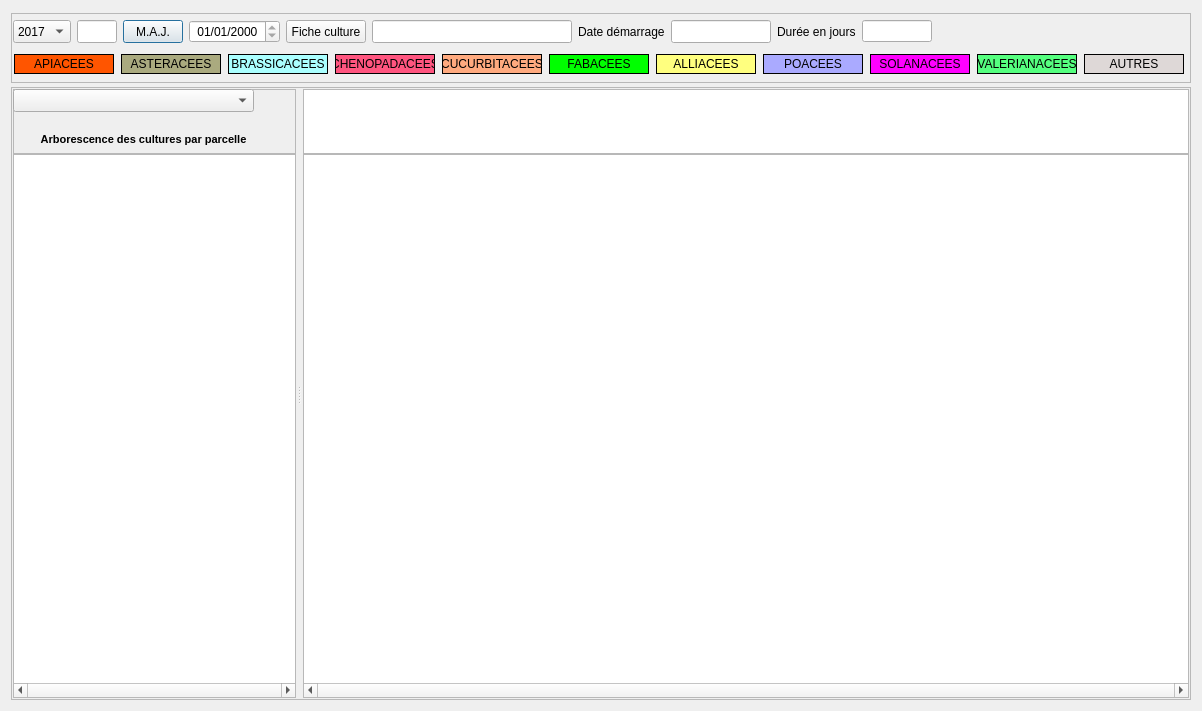
<?xml version="1.0" encoding="UTF-8"?>
<ui version="4.0">
 <class>Planning</class>
 <widget class="QDialog" name="Planning">
  <property name="windowModality">
   <enum>Qt::WindowModal</enum>
  </property>
  <property name="geometry">
   <rect>
    <x>0</x>
    <y>0</y>
    <width>1202</width>
    <height>711</height>
   </rect>
  </property>
  <property name="windowTitle">
   <string>Planning</string>
  </property>
  <layout class="QHBoxLayout" name="horizontalLayout_3">
   <item>
    <layout class="QVBoxLayout" name="verticalLayout_2">
     <item>
      <widget class="QFrame" name="frame_1">
       <property name="minimumSize">
        <size>
         <width>0</width>
         <height>70</height>
        </size>
       </property>
       <property name="maximumSize">
        <size>
         <width>16777215</width>
         <height>65</height>
        </size>
       </property>
       <property name="frameShape">
        <enum>QFrame::StyledPanel</enum>
       </property>
       <property name="frameShadow">
        <enum>QFrame::Raised</enum>
       </property>
       <layout class="QVBoxLayout" name="verticalLayout_3">
        <property name="leftMargin">
         <number>1</number>
        </property>
        <property name="topMargin">
         <number>1</number>
        </property>
        <property name="rightMargin">
         <number>1</number>
        </property>
        <property name="bottomMargin">
         <number>1</number>
        </property>
        <item>
         <layout class="QHBoxLayout" name="horizontalLayout_2">
          <property name="sizeConstraint">
           <enum>QLayout::SetDefaultConstraint</enum>
          </property>
          <item>
           <widget class="QComboBox" name="comboBox_AnneeEnCours">
            <property name="maximumSize">
             <size>
              <width>16777215</width>
              <height>25</height>
             </size>
            </property>
            <item>
             <property name="text">
              <string>2017</string>
             </property>
            </item>
            <item>
             <property name="text">
              <string>2018</string>
             </property>
            </item>
            <item>
             <property name="text">
              <string>2019</string>
             </property>
            </item>
            <item>
             <property name="text">
              <string>2020</string>
             </property>
            </item>
            <item>
             <property name="text">
              <string>2021</string>
             </property>
            </item>
            <item>
             <property name="text">
              <string>2022</string>
             </property>
            </item>
            <item>
             <property name="text">
              <string>2023</string>
             </property>
            </item>
            <item>
             <property name="text">
              <string>2024</string>
             </property>
            </item>
            <item>
             <property name="text">
              <string>2025</string>
             </property>
            </item>
            <item>
             <property name="text">
              <string>2026</string>
             </property>
            </item>
            <item>
             <property name="text">
              <string>2027</string>
             </property>
            </item>
            <item>
             <property name="text">
              <string>2028</string>
             </property>
            </item>
            <item>
             <property name="text">
              <string>2029</string>
             </property>
            </item>
            <item>
             <property name="text">
              <string>2030</string>
             </property>
            </item>
           </widget>
          </item>
          <item>
           <widget class="QLineEdit" name="lineEdit_id_culture">
            <property name="maximumSize">
             <size>
              <width>40</width>
              <height>25</height>
             </size>
            </property>
            <property name="readOnly">
             <bool>true</bool>
            </property>
           </widget>
          </item>
          <item>
           <widget class="QPushButton" name="pushButton_maj_planning">
            <property name="minimumSize">
             <size>
              <width>60</width>
              <height>0</height>
             </size>
            </property>
            <property name="maximumSize">
             <size>
              <width>40</width>
              <height>25</height>
             </size>
            </property>
            <property name="text">
             <string>M.A.J.</string>
            </property>
           </widget>
          </item>
          <item>
           <widget class="QDateEdit" name="dateEdit_du_jour">
            <property name="maximumSize">
             <size>
              <width>16777215</width>
              <height>25</height>
             </size>
            </property>
            <property name="readOnly">
             <bool>true</bool>
            </property>
            <property name="keyboardTracking">
             <bool>false</bool>
            </property>
            <property name="currentSection">
             <enum>QDateTimeEdit::NoSection</enum>
            </property>
            <property name="displayFormat">
             <string> dd/MM/yyyy</string>
            </property>
           </widget>
          </item>
          <item>
           <widget class="QPushButton" name="pushButton_ficheCulture">
            <property name="maximumSize">
             <size>
              <width>16777215</width>
              <height>25</height>
             </size>
            </property>
            <property name="toolTip">
             <string>Afficher la fiche culture correspondante à la parcelle</string>
            </property>
            <property name="text">
             <string>Fiche culture</string>
            </property>
            <property name="icon">
             <iconset resource="../openjardin.qrc">
              <normaloff>:/images/cultures.png</normaloff>:/images/cultures.png</iconset>
            </property>
            <property name="iconSize">
             <size>
              <width>20</width>
              <height>20</height>
             </size>
            </property>
           </widget>
          </item>
          <item>
           <widget class="QLineEdit" name="lineEdit_texte_culture">
            <property name="minimumSize">
             <size>
              <width>200</width>
              <height>0</height>
             </size>
            </property>
            <property name="maximumSize">
             <size>
              <width>200</width>
              <height>25</height>
             </size>
            </property>
            <property name="readOnly">
             <bool>true</bool>
            </property>
           </widget>
          </item>
          <item>
           <widget class="QLabel" name="label_45">
            <property name="maximumSize">
             <size>
              <width>16777215</width>
              <height>25</height>
             </size>
            </property>
            <property name="text">
             <string>Date démarrage</string>
            </property>
           </widget>
          </item>
          <item>
           <widget class="QLineEdit" name="lineEdit_dateDepart">
            <property name="minimumSize">
             <size>
              <width>100</width>
              <height>0</height>
             </size>
            </property>
            <property name="maximumSize">
             <size>
              <width>100</width>
              <height>25</height>
             </size>
            </property>
            <property name="readOnly">
             <bool>true</bool>
            </property>
           </widget>
          </item>
          <item>
           <widget class="QLabel" name="label_46">
            <property name="maximumSize">
             <size>
              <width>100</width>
              <height>25</height>
             </size>
            </property>
            <property name="text">
             <string>Durée en jours</string>
            </property>
           </widget>
          </item>
          <item>
           <widget class="QLineEdit" name="lineEdit_width">
            <property name="maximumSize">
             <size>
              <width>70</width>
              <height>16777215</height>
             </size>
            </property>
           </widget>
          </item>
          <item>
           <spacer name="horizontalSpacer">
            <property name="orientation">
             <enum>Qt::Horizontal</enum>
            </property>
            <property name="sizeHint" stdset="0">
             <size>
              <width>40</width>
              <height>20</height>
             </size>
            </property>
           </spacer>
          </item>
         </layout>
        </item>
        <item>
         <layout class="QHBoxLayout" name="horizontalLayout_7">
          <item>
           <widget class="QLabel" name="labeL_apiacees">
            <property name="minimumSize">
             <size>
              <width>100</width>
              <height>20</height>
             </size>
            </property>
            <property name="maximumSize">
             <size>
              <width>100</width>
              <height>20</height>
             </size>
            </property>
            <property name="font">
             <font>
              <weight>50</weight>
              <bold>false</bold>
             </font>
            </property>
            <property name="autoFillBackground">
             <bool>false</bool>
            </property>
            <property name="styleSheet">
             <string notr="true">background-color : #ff5500</string>
            </property>
            <property name="frameShape">
             <enum>QFrame::Panel</enum>
            </property>
            <property name="text">
             <string>APIACEES</string>
            </property>
            <property name="alignment">
             <set>Qt::AlignCenter</set>
            </property>
           </widget>
          </item>
          <item>
           <widget class="QLabel" name="labeL_apiacees_2">
            <property name="minimumSize">
             <size>
              <width>100</width>
              <height>20</height>
             </size>
            </property>
            <property name="maximumSize">
             <size>
              <width>100</width>
              <height>20</height>
             </size>
            </property>
            <property name="font">
             <font>
              <weight>50</weight>
              <bold>false</bold>
             </font>
            </property>
            <property name="autoFillBackground">
             <bool>false</bool>
            </property>
            <property name="styleSheet">
             <string notr="true">background-color  :#aaaa7f</string>
            </property>
            <property name="frameShape">
             <enum>QFrame::Panel</enum>
            </property>
            <property name="text">
             <string>ASTERACEES</string>
            </property>
            <property name="alignment">
             <set>Qt::AlignCenter</set>
            </property>
           </widget>
          </item>
          <item>
           <widget class="QLabel" name="labeL_apiacees_3">
            <property name="minimumSize">
             <size>
              <width>100</width>
              <height>20</height>
             </size>
            </property>
            <property name="maximumSize">
             <size>
              <width>100</width>
              <height>20</height>
             </size>
            </property>
            <property name="font">
             <font>
              <weight>50</weight>
              <bold>false</bold>
             </font>
            </property>
            <property name="autoFillBackground">
             <bool>false</bool>
            </property>
            <property name="styleSheet">
             <string notr="true">background-color : #aaffff</string>
            </property>
            <property name="frameShape">
             <enum>QFrame::Panel</enum>
            </property>
            <property name="text">
             <string>BRASSICACEES</string>
            </property>
            <property name="alignment">
             <set>Qt::AlignCenter</set>
            </property>
           </widget>
          </item>
          <item>
           <widget class="QLabel" name="labeL_apiacees_4">
            <property name="minimumSize">
             <size>
              <width>100</width>
              <height>20</height>
             </size>
            </property>
            <property name="maximumSize">
             <size>
              <width>100</width>
              <height>20</height>
             </size>
            </property>
            <property name="font">
             <font>
              <weight>50</weight>
              <bold>false</bold>
             </font>
            </property>
            <property name="autoFillBackground">
             <bool>false</bool>
            </property>
            <property name="styleSheet">
             <string notr="true">background-color : #ff557f</string>
            </property>
            <property name="frameShape">
             <enum>QFrame::Panel</enum>
            </property>
            <property name="text">
             <string>CHENOPADACEES</string>
            </property>
            <property name="alignment">
             <set>Qt::AlignCenter</set>
            </property>
           </widget>
          </item>
          <item>
           <widget class="QLabel" name="labeL_apiacees_5">
            <property name="minimumSize">
             <size>
              <width>100</width>
              <height>20</height>
             </size>
            </property>
            <property name="maximumSize">
             <size>
              <width>100</width>
              <height>20</height>
             </size>
            </property>
            <property name="font">
             <font>
              <weight>50</weight>
              <bold>false</bold>
             </font>
            </property>
            <property name="autoFillBackground">
             <bool>false</bool>
            </property>
            <property name="styleSheet">
             <string notr="true">background-color : #ffaa7f</string>
            </property>
            <property name="frameShape">
             <enum>QFrame::Panel</enum>
            </property>
            <property name="text">
             <string>CUCURBITACEES</string>
            </property>
            <property name="alignment">
             <set>Qt::AlignCenter</set>
            </property>
           </widget>
          </item>
          <item>
           <widget class="QLabel" name="labeL_apiacees_6">
            <property name="minimumSize">
             <size>
              <width>100</width>
              <height>20</height>
             </size>
            </property>
            <property name="maximumSize">
             <size>
              <width>100</width>
              <height>20</height>
             </size>
            </property>
            <property name="font">
             <font>
              <weight>50</weight>
              <bold>false</bold>
             </font>
            </property>
            <property name="autoFillBackground">
             <bool>false</bool>
            </property>
            <property name="styleSheet">
             <string notr="true">background-color : #00ff00</string>
            </property>
            <property name="frameShape">
             <enum>QFrame::Panel</enum>
            </property>
            <property name="text">
             <string>FABACEES</string>
            </property>
            <property name="alignment">
             <set>Qt::AlignCenter</set>
            </property>
           </widget>
          </item>
          <item>
           <widget class="QLabel" name="labeL_apiacees_7">
            <property name="minimumSize">
             <size>
              <width>100</width>
              <height>20</height>
             </size>
            </property>
            <property name="maximumSize">
             <size>
              <width>100</width>
              <height>20</height>
             </size>
            </property>
            <property name="font">
             <font>
              <weight>50</weight>
              <bold>false</bold>
             </font>
            </property>
            <property name="autoFillBackground">
             <bool>false</bool>
            </property>
            <property name="styleSheet">
             <string notr="true">background-color : #ffff7f</string>
            </property>
            <property name="frameShape">
             <enum>QFrame::Panel</enum>
            </property>
            <property name="text">
             <string>ALLIACEES</string>
            </property>
            <property name="alignment">
             <set>Qt::AlignCenter</set>
            </property>
           </widget>
          </item>
          <item>
           <widget class="QLabel" name="labeL_apiacees_8">
            <property name="minimumSize">
             <size>
              <width>100</width>
              <height>20</height>
             </size>
            </property>
            <property name="maximumSize">
             <size>
              <width>100</width>
              <height>20</height>
             </size>
            </property>
            <property name="font">
             <font>
              <weight>50</weight>
              <bold>false</bold>
             </font>
            </property>
            <property name="autoFillBackground">
             <bool>false</bool>
            </property>
            <property name="styleSheet">
             <string notr="true">background-color : #aaaaff</string>
            </property>
            <property name="frameShape">
             <enum>QFrame::Panel</enum>
            </property>
            <property name="text">
             <string>POACEES</string>
            </property>
            <property name="alignment">
             <set>Qt::AlignCenter</set>
            </property>
           </widget>
          </item>
          <item>
           <widget class="QLabel" name="labeL_apiacees_9">
            <property name="minimumSize">
             <size>
              <width>100</width>
              <height>20</height>
             </size>
            </property>
            <property name="maximumSize">
             <size>
              <width>100</width>
              <height>20</height>
             </size>
            </property>
            <property name="font">
             <font>
              <weight>50</weight>
              <bold>false</bold>
             </font>
            </property>
            <property name="autoFillBackground">
             <bool>false</bool>
            </property>
            <property name="styleSheet">
             <string notr="true">background-color : #ff00ff</string>
            </property>
            <property name="frameShape">
             <enum>QFrame::Panel</enum>
            </property>
            <property name="text">
             <string>SOLANACEES</string>
            </property>
            <property name="alignment">
             <set>Qt::AlignCenter</set>
            </property>
           </widget>
          </item>
          <item>
           <widget class="QLabel" name="labeL_apiacees_10">
            <property name="minimumSize">
             <size>
              <width>100</width>
              <height>20</height>
             </size>
            </property>
            <property name="maximumSize">
             <size>
              <width>100</width>
              <height>20</height>
             </size>
            </property>
            <property name="font">
             <font>
              <weight>50</weight>
              <bold>false</bold>
             </font>
            </property>
            <property name="autoFillBackground">
             <bool>false</bool>
            </property>
            <property name="styleSheet">
             <string notr="true">background-color : #55ff7f</string>
            </property>
            <property name="frameShape">
             <enum>QFrame::Panel</enum>
            </property>
            <property name="text">
             <string>VALERIANACEES</string>
            </property>
            <property name="alignment">
             <set>Qt::AlignCenter</set>
            </property>
           </widget>
          </item>
          <item>
           <widget class="QLabel" name="labeL_apiacees_11">
            <property name="minimumSize">
             <size>
              <width>100</width>
              <height>20</height>
             </size>
            </property>
            <property name="maximumSize">
             <size>
              <width>100</width>
              <height>20</height>
             </size>
            </property>
            <property name="font">
             <font>
              <weight>50</weight>
              <bold>false</bold>
             </font>
            </property>
            <property name="autoFillBackground">
             <bool>false</bool>
            </property>
            <property name="styleSheet">
             <string notr="true">background-color : #ded8d7</string>
            </property>
            <property name="frameShape">
             <enum>QFrame::Panel</enum>
            </property>
            <property name="text">
             <string>AUTRES</string>
            </property>
            <property name="alignment">
             <set>Qt::AlignCenter</set>
            </property>
           </widget>
          </item>
         </layout>
        </item>
       </layout>
      </widget>
     </item>
     <item>
      <widget class="QFrame" name="frame">
       <property name="frameShape">
        <enum>QFrame::StyledPanel</enum>
       </property>
       <property name="frameShadow">
        <enum>QFrame::Raised</enum>
       </property>
       <layout class="QVBoxLayout" name="verticalLayout">
        <property name="leftMargin">
         <number>1</number>
        </property>
        <property name="topMargin">
         <number>1</number>
        </property>
        <property name="rightMargin">
         <number>1</number>
        </property>
        <property name="bottomMargin">
         <number>1</number>
        </property>
        <item>
         <widget class="QSplitter" name="splitter">
          <property name="sizePolicy">
           <sizepolicy hsizetype="Preferred" vsizetype="Preferred">
            <horstretch>0</horstretch>
            <verstretch>0</verstretch>
           </sizepolicy>
          </property>
          <property name="minimumSize">
           <size>
            <width>0</width>
            <height>600</height>
           </size>
          </property>
          <property name="orientation">
           <enum>Qt::Horizontal</enum>
          </property>
          <property name="handleWidth">
           <number>6</number>
          </property>
          <widget class="QWidget" name="layoutWidget_3">
           <layout class="QVBoxLayout" name="verticalLayout_1">
            <property name="spacing">
             <number>0</number>
            </property>
            <item>
             <widget class="QFrame" name="frame_2">
              <property name="minimumSize">
               <size>
                <width>0</width>
                <height>65</height>
               </size>
              </property>
              <property name="frameShape">
               <enum>QFrame::StyledPanel</enum>
              </property>
              <property name="frameShadow">
               <enum>QFrame::Raised</enum>
              </property>
              <widget class="QLabel" name="label_2">
               <property name="geometry">
                <rect>
                 <x>10</x>
                 <y>40</y>
                 <width>241</width>
                 <height>20</height>
                </rect>
               </property>
               <property name="minimumSize">
                <size>
                 <width>0</width>
                 <height>10</height>
                </size>
               </property>
               <property name="maximumSize">
                <size>
                 <width>300</width>
                 <height>20</height>
                </size>
               </property>
               <property name="font">
                <font>
                 <pointsize>8</pointsize>
                 <weight>75</weight>
                 <bold>true</bold>
                </font>
               </property>
               <property name="layoutDirection">
                <enum>Qt::LeftToRight</enum>
               </property>
               <property name="text">
                <string>Arborescence des cultures par parcelle</string>
               </property>
               <property name="textFormat">
                <enum>Qt::AutoText</enum>
               </property>
               <property name="scaledContents">
                <bool>true</bool>
               </property>
               <property name="alignment">
                <set>Qt::AlignCenter</set>
               </property>
              </widget>
              <widget class="QComboBox" name="comboBox_phases">
               <property name="geometry">
                <rect>
                 <x>0</x>
                 <y>0</y>
                 <width>241</width>
                 <height>23</height>
                </rect>
               </property>
               <property name="minimumSize">
                <size>
                 <width>200</width>
                 <height>0</height>
                </size>
               </property>
              </widget>
             </widget>
            </item>
            <item>
             <widget class="QTreeView" name="treeView_taches">
              <property name="minimumSize">
               <size>
                <width>0</width>
                <height>200</height>
               </size>
              </property>
              <property name="maximumSize">
               <size>
                <width>16777215</width>
                <height>16777215</height>
               </size>
              </property>
              <property name="autoFillBackground">
               <bool>true</bool>
              </property>
              <property name="styleSheet">
               <string notr="true">QTreeView {
    show-decoration-selected: 1;
}

QTreeView::item {
     border: 1px solid #d9d9d9;
    border-top-color: transparent;
    border-bottom-color: transparent;
}

QTreeView::item:hover {
    background: qlineargradient(x1: 0, y1: 0, x2: 0, y2: 1, stop: 0 #e7effd, stop: 1 #cbdaf1);
    border: 1px solid #bfcde4;
}

QTreeView::item:selected {
    border: 1px solid #567dbc;
}

QTreeView::item:selected:active{
    background-color: rgb(0, 170, 255);
}

QTreeView::item:selected:!active {
    background: qlineargradient(x1: 0, y1: 0, x2: 0, y2: 1, stop: 0 #6b9be8, stop: 1 #577fbf);
}




</string>
              </property>
              <property name="verticalScrollBarPolicy">
               <enum>Qt::ScrollBarAsNeeded</enum>
              </property>
              <property name="horizontalScrollBarPolicy">
               <enum>Qt::ScrollBarAlwaysOn</enum>
              </property>
              <property name="alternatingRowColors">
               <bool>true</bool>
              </property>
              <property name="selectionMode">
               <enum>QAbstractItemView::SingleSelection</enum>
              </property>
              <property name="autoExpandDelay">
               <number>-1</number>
              </property>
              <property name="rootIsDecorated">
               <bool>false</bool>
              </property>
              <property name="uniformRowHeights">
               <bool>true</bool>
              </property>
              <property name="itemsExpandable">
               <bool>true</bool>
              </property>
              <property name="headerHidden">
               <bool>true</bool>
              </property>
              <property name="expandsOnDoubleClick">
               <bool>false</bool>
              </property>
             </widget>
            </item>
           </layout>
          </widget>
          <widget class="QWidget" name="layoutWidget_4">
           <layout class="QHBoxLayout" name="horizontalLayout">
            <property name="spacing">
             <number>0</number>
            </property>
            <property name="leftMargin">
             <number>1</number>
            </property>
            <item>
             <layout class="QVBoxLayout" name="verticalLayout_4">
              <property name="spacing">
               <number>0</number>
              </property>
              <item>
               <widget class="QGraphicsView" name="graphicsView_planning3">
                <property name="minimumSize">
                 <size>
                  <width>750</width>
                  <height>65</height>
                 </size>
                </property>
                <property name="maximumSize">
                 <size>
                  <width>16777215</width>
                  <height>65</height>
                 </size>
                </property>
                <property name="frameShape">
                 <enum>QFrame::StyledPanel</enum>
                </property>
                <property name="frameShadow">
                 <enum>QFrame::Raised</enum>
                </property>
                <property name="lineWidth">
                 <number>0</number>
                </property>
                <property name="verticalScrollBarPolicy">
                 <enum>Qt::ScrollBarAlwaysOff</enum>
                </property>
                <property name="horizontalScrollBarPolicy">
                 <enum>Qt::ScrollBarAlwaysOff</enum>
                </property>
               </widget>
              </item>
              <item>
               <widget class="QGraphicsView" name="graphicsView_planning">
                <property name="minimumSize">
                 <size>
                  <width>800</width>
                  <height>200</height>
                 </size>
                </property>
                <property name="sizeIncrement">
                 <size>
                  <width>0</width>
                  <height>0</height>
                 </size>
                </property>
                <property name="baseSize">
                 <size>
                  <width>0</width>
                  <height>0</height>
                 </size>
                </property>
                <property name="frameShadow">
                 <enum>QFrame::Plain</enum>
                </property>
                <property name="lineWidth">
                 <number>0</number>
                </property>
                <property name="verticalScrollBarPolicy">
                 <enum>Qt::ScrollBarAlwaysOff</enum>
                </property>
                <property name="horizontalScrollBarPolicy">
                 <enum>Qt::ScrollBarAlwaysOn</enum>
                </property>
                <property name="alignment">
                 <set>Qt::AlignLeading|Qt::AlignLeft|Qt::AlignTop</set>
                </property>
               </widget>
              </item>
             </layout>
            </item>
           </layout>
          </widget>
         </widget>
        </item>
       </layout>
      </widget>
     </item>
    </layout>
   </item>
  </layout>
 </widget>
 <resources>
  <include location="../openjardin.qrc"/>
 </resources>
 <connections/>
</ui>
